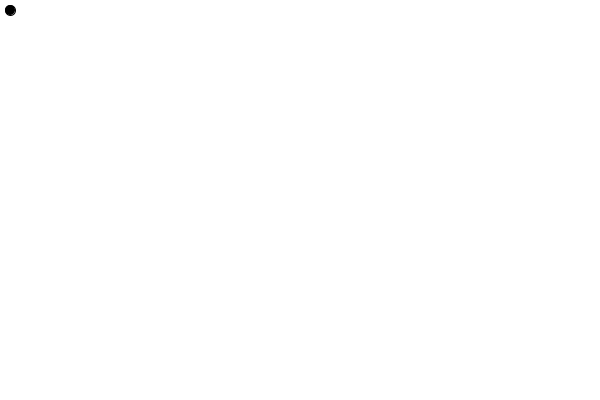
Frame 1 (no input)
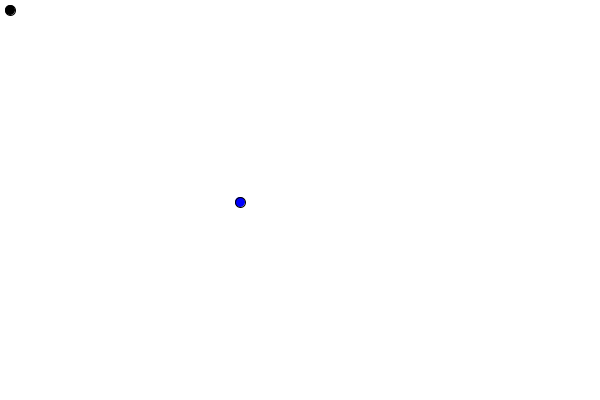
Frame 60 (the mouse pressed at the canvas centre just before this capture)
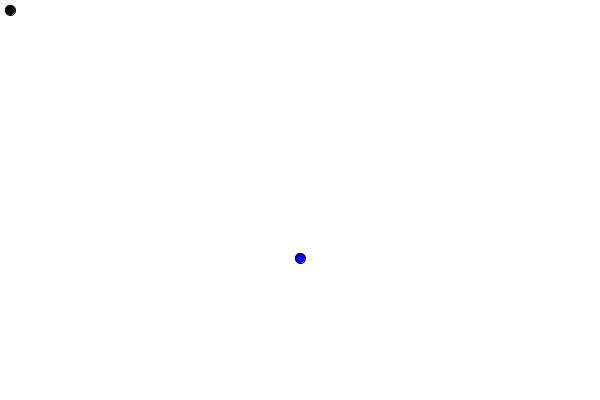
Frame 120 (the mouse held since frame 60 and released just before this capture)

The Processing sketch that drew these frames (run headless with seeded random() and noise(); from frame 60 on, the mouse is pressed at the canvas centre):

// Processing sketch: AI
// ── AI.pde
blueguy enemy; 
player user;

void setup(){
  size(600,400);
  enemy = new blueguy();
  user = new player();

}

void draw(){
  background(255);
  enemy.display();
  user.display();
}
// ── blueguy.pde
class blueguy {
  PVector position; 
  float size;
  color c; 
  int xvel;
  int yvel;
  String[] direction = {"UP","DOWN","LEFT","RIGHT"}; // IMPORTANT
  String currentValue; // IMPORTANT
  int counter; // IMPORTANT
  
  blueguy(){
    c = color(0,0,256);
    position = new PVector(width/2, height/2);
    size = 10; 
    xvel = 5;
    yvel = 5;
  }
  
  void display(){ // IMPORTANT 
    counter += 1;
  
     if (counter % 30  == 0){
        int index = int(random(direction.length));
        currentValue = direction[index];
     }
        if (currentValue == "UP"){
          fill(c);
          ellipse(position.x, position.y -= 2,size,size);
        }
        if(currentValue == "DOWN"){
           
          fill(c);
          ellipse(position.x, position.y += 2, size, size);
        }
        if(currentValue == "RIGHT"){
          fill(c);
          ellipse(position.x += 2, position.y, size, size);
        }
        if(currentValue == "LEFT"){
          fill(c);
          ellipse(position.x -= 2, position.y, size, size);
        }
        delay(20);
        
  }
    
  



}
// ── player.pde
class player {
  PVector position; 
  float size;
  color c; 
  int xvel;
  int yvel;
  
  player(){
    c = color(0);
    position = new PVector(10, 10);
    size = 10; 
    xvel = 5;
    yvel = 5;
  }
  
  void display(){
    fill(c);
    ellipse(position.x,position.y,size,size);
  }


}
